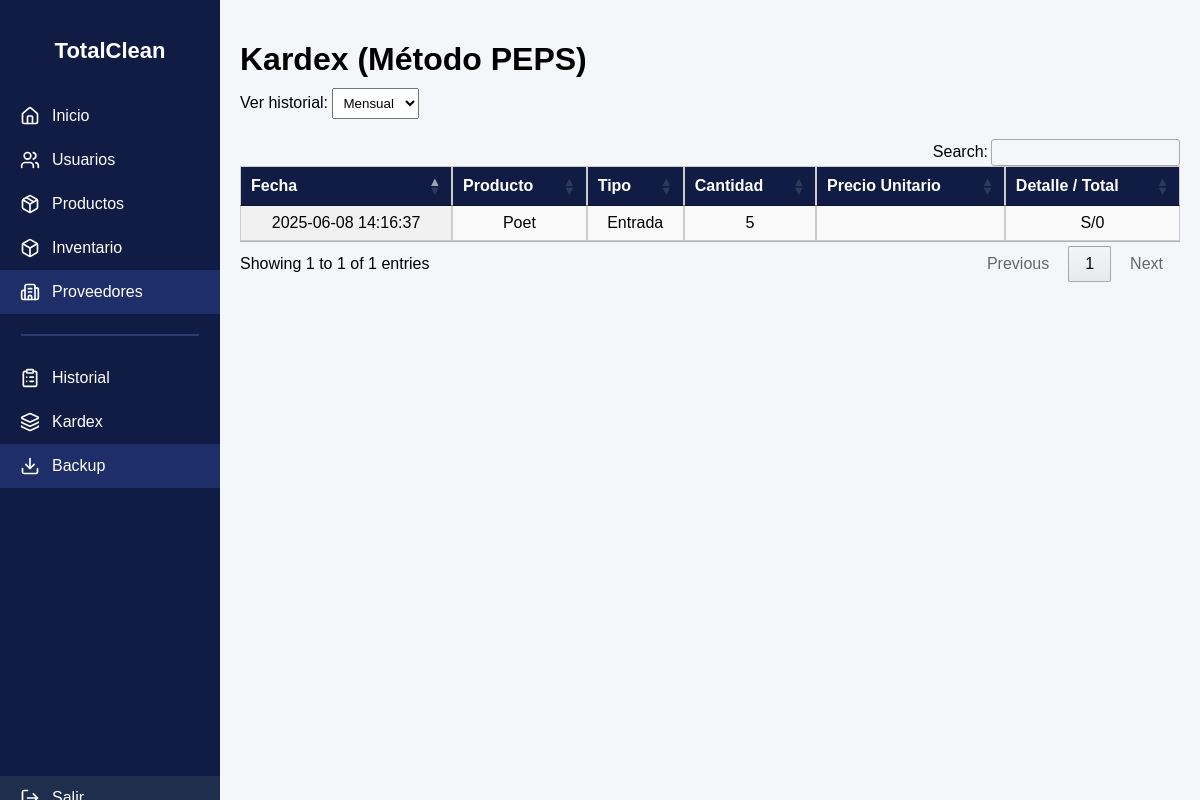
Screenshot of /kardex.php with the database file from the repository.
### tables this page shows
CREATE TABLE `historial_inventario` (
  `idHistorial` int(11) NOT NULL AUTO_INCREMENT,
  `idProducto` int(11) NOT NULL,
  `tipo_movimiento` varchar(20) NOT NULL,
  `cantidad` int(11) NOT NULL,
  `fecha` datetime NOT NULL,
  `precio_unitario` decimal(10,2) DEFAULT NULL,
  PRIMARY KEY (`idHistorial`),
  KEY `idProducto` (`idProducto`),
  CONSTRAINT `historial_inventario_ibfk_1` FOREIGN KEY (`idProducto`) REFERENCES `producto` (`idProducto`)
);

CREATE TABLE `producto` (
  `idProducto` int(11) NOT NULL AUTO_INCREMENT,
  `nombre` varchar(100) NOT NULL,
  `descripcion` text DEFAULT NULL,
  `idCategoria` int(11) DEFAULT NULL,
  `idMarca` int(11) DEFAULT NULL,
  `idFabricante` int(11) DEFAULT NULL,
  `stock` int(11) DEFAULT 0,
  `fecha_vencimiento` date DEFAULT NULL,
  `precio_unitario` decimal(10,2) DEFAULT NULL,
  PRIMARY KEY (`idProducto`),
  KEY `idCategoria` (`idCategoria`),
  KEY `idMarca` (`idMarca`),
  KEY `idFabricante` (`idFabricante`),
  CONSTRAINT `producto_ibfk_1` FOREIGN KEY (`idCategoria`) REFERENCES `categoria` (`idCategoria`),
  CONSTRAINT `producto_ibfk_2` FOREIGN KEY (`idMarca`) REFERENCES `marca` (`idMarca`),
  CONSTRAINT `producto_ibfk_3` FOREIGN KEY (`idFabricante`) REFERENCES `fabricante` (`idFabricante`)
);

### kardex.php (the view, shortened to what this page needs)
<?php
include 'conexion.php';
$filtro = $_GET['filtro'] ?? 'mensual';
$inicio = '1970-01-01';
switch ($filtro) {
    case 'mensual':
        $inicio = date('Y-m-01');
        break;
}
$sql = "SELECT hi.*, p.nombre AS producto
        FROM historial_inventario hi
        JOIN producto p ON hi.idProducto = p.idProducto
        WHERE DATE(hi.fecha) >= ?
        ORDER BY hi.fecha ASC";
$stmt = $conexion->prepare($sql);
$stmt->bind_param("s", $inicio);
$stmt->execute();
$resultado = $stmt->get_result();
$movimientos = [];
while ($row = $resultado->fetch_assoc()) {
    $cantidad = $row['cantidad'];
    $tipo = $row['tipo_movimiento'];
    $fecha = $row['fecha'];
    $precio = $row['precio_unitario'];
    $producto = $row['producto'];
    if ($tipo === 'Entrada') {
        $movimientos[] = [
            'producto' => $producto,
            'fecha' => $fecha,
            'tipo' => 'Entrada',
            'cantidad' => $cantidad,
            'precio' => $precio,
            'total' => $cantidad * $precio
        ];
    }
}
?>
<!DOCTYPE html>
<html lang="es">
<head>
<link rel="stylesheet" href="https://cdn.datatables.net/1.13.4/css/jquery.dataTables.min.css">
<link rel="stylesheet" href="https://cdn.datatables.net/buttons/2.4.1/css/buttons.dataTables.min.css">
</head>
<body>
<div class="sidebar">
    <h2>TotalClean</h2>
    <a href="menu.php"><i data-lucide="home" class="icon"></i>Inicio</a>
    <a href="formulariousuario.html"><i data-lucide="users" class="icon"></i>Usuarios</a>
    <a href="formularioproducto.html"><i data-lucide="package" class="icon"></i>Productos</a>
    <a href="inventario.php"><i data-lucide="box" class="icon"></i>Inventario</a>
    <a href="formularioProveedor.php" class="active"><i data-lucide="building-2" class="icon"></i>Proveedores</a>
    <hr>
    <a href="historial.html"><i data-lucide="clipboard-list" class="icon"></i>Historial</a>
    <a href="kardex.php"><i data-lucide="layers" class="icon"></i>Kardex</a>
    <a href="backup_bd.php" class="active"><i data-lucide="download" class="icon"></i>Backup</a>
    <a href="logout.php" class="logout"><i data-lucide="log-out" class="icon"></i>Salir</a>
</div>
<div class="main">
    <h1>Kardex (Método PEPS)</h1>
    <form method="get">
        Ver historial:
        <select name="filtro" onchange="this.form.submit()">
            <option value="mensual" <?= $filtro == 'mensual' ? 'selected' : '' ?>>Mensual</option>
        </select>
    </form>
    <table id="tablaKardex" class="display" style="width:100%">
        <thead>
            <tr>
                <th>Fecha</th>
                <th>Producto</th>
                <th>Tipo</th>
                <th>Cantidad</th>
                <th>Precio Unitario</th>
                <th>Detalle / Total</th>
            </tr>
        </thead>
        <tbody>
            <?php foreach ($movimientos as $m): ?>
                <tr>
                    <td><?= $m['fecha'] ?></td>
                    <td><?= $m['producto'] ?></td>
                    <td><?= $m['tipo'] ?></td>
                    <td><?= $m['cantidad'] ?></td>
                    <td><?= $m['precio'] ?></td>
                    <td><?= $m['tipo'] === 'Salida' ? $m['detalle'] . "<strong>S/{$m['total']}</strong>" : "S/{$m['total']}" ?></td>
                </tr>
            <?php endforeach; ?>
        </tbody>
    </table>
</div>
</body>
</html>

### kardex.php (style rules this page uses)
body { font-family: Arial, sans-serif; margin: 0; padding: 0; background: #f5f6fa; }
.sidebar { width: 220px; height: 100vh; background-color: #111c44; color: white; position: fixed; display: flex; flex-direction: column; padding: 20px 0; transition: width 0.3s ease; }
.sidebar h2 { text-align: center; margin-bottom: 30px; font-size: 22px; font-weight: bold; }
.sidebar a { color: white; text-decoration: none; padding: 12px 20px; display: flex; align-items: center; gap: 12px; font-size: 16px; transition: background-color 0.2s ease; }
.sidebar a:hover, .sidebar a.active { background-color: #1e2e68; }
.sidebar hr { border: 1px solid #2e3b70; width: 80%; margin: 20px auto; }
.sidebar .logout { margin-top: auto; background-color: #1f2e4d; }
.icon { width: 20px; height: 20px; }
.main { margin-left: 220px; padding: 20px; }
table { width: 100%; border-collapse: collapse; background: white; }
th, td { padding: 10px; border: 1px solid #ccc; text-align: center; }
th { background: #111c44; color: white; }
select { padding: 6px; margin-bottom: 20px; }
h1 { margin-bottom: 10px; }

### rows the page displays
historial_inventario: fecha "2025-06-08 14:16:37", idProducto.nombre "Poet", tipo_movimiento "Entrada", cantidad "5", total "0"
